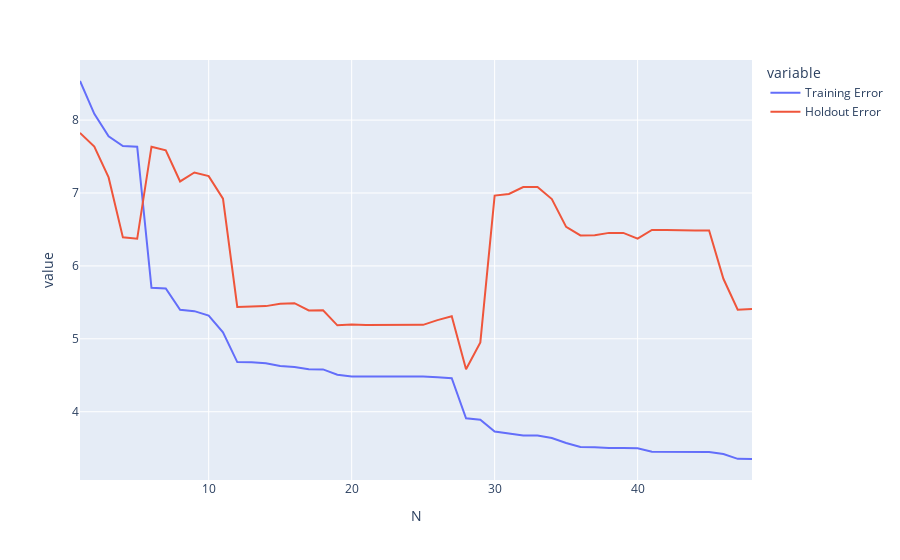

Here is the notebook cell this chart was saved with:
### Markdown cell above
If we plot the training and holdout error as we add each additional feature, our training error gets lower and lower (since our model bias is increasing), and in fact it's possible to prove with linear algebra that the training error will decrease monotonically.

By contrast, the error on unseen held out data is higher for the models with more parameters, since the lessons learned from these last 20+ features aren't actually useful when applied to unseen data. That is, these models aren't generalizable.

### Code cell
import plotly.express as px
px.line(errors_vs_N, x = "N", y = ["Training Error", "Holdout Error"])

### Figure 1 — Plotly figure (JSON) as saved in the notebook; plotly's stock layout.template omitted (floating-point values rounded to 4 significant figures)
{"data": [{"hovertemplate": "variable=Training Error<br>N=%{x}<br>value=%{y}<extra></extra>", "legendgroup": "Training Error", "line": {"color": "#636efa", "dash": "solid"}, "marker": {"symbol": "circle"}, "mode": "lines", "name": "Training Error", "orientation": "v", "showlegend": true, "type": "scatter", "x": [1, 2, 3, 4, 5, 6, 7, 8, 9, 10, 11, 12, 13, 14, 15, 16, 17, 18, 19, 20, 21, 22, 23, 24, 25, 26, 27, 28, 29, 30, 31, 32, 33, 34, 35, 36, 37, 38, 39, 40, 41, 42, 43, 44, 45, 46, 47, 48], "xaxis": "x", "y": [8.536, 8.086, 7.777, 7.644, 7.635, 5.699, 5.69, 5.399, 5.38, 5.318, 5.089, 4.68, 4.68, 4.665, 4.628, 4.613, 4.581, 4.581, 4.507, 4.483, 4.482, 4.482, 4.482, 4.482, 4.482, 4.471, 4.46, 3.909, 3.889, 3.729, 3.697, 3.673, 3.673, 3.639, 3.571, 3.516, 3.514, 3.503, 3.503, 3.498, 3.45, 3.45, 3.449, 3.449, 3.449, 3.421, 3.354, 3.351], "yaxis": "y"}, {"hovertemplate": "variable=Holdout Error<br>N=%{x}<br>value=%{y}<extra></extra>", "legendgroup": "Holdout Error", "line": {"color": "#EF553B", "dash": "solid"}, "marker": {"symbol": "circle"}, "mode": "lines", "name": "Holdout Error", "orientation": "v", "showlegend": true, "type": "scatter", "x": [1, 2, 3, 4, 5, 6, 7, 8, 9, 10, 11, 12, 13, 14, 15, 16, 17, 18, 19, 20, 21, 22, 23, 24, 25, 26, 27, 28, 29, 30, 31, 32, 33, 34, 35, 36, 37, 38, 39, 40, 41, 42, 43, 44, 45, 46, 47, 48], "xaxis": "x", "y": [7.825, 7.637, 7.214, 6.391, 6.372, 7.636, 7.586, 7.159, 7.282, 7.232, 6.923, 5.438, 5.443, 5.448, 5.48, 5.488, 5.389, 5.391, 5.185, 5.195, 5.188, 5.188, 5.188, 5.188, 5.192, 5.257, 5.308, 4.583, 4.951, 6.964, 6.986, 7.082, 7.082, 6.917, 6.535, 6.418, 6.42, 6.453, 6.453, 6.374, 6.494, 6.494, 6.487, 6.487, 6.487, 5.823, 5.399, 5.41], "yaxis": "y"}], "layout": {"autosize": true, "legend": {"title": {"text": "variable"}, "tracegroupgap": 0}, "margin": {"t": 60}, "xaxis": {"anchor": "y", "autorange": true, "domain": [0, 1], "range": [1, 48], "title": {"text": "N"}, "type": "linear"}, "yaxis": {"anchor": "x", "autorange": true, "domain": [0, 1], "range": [3.063, 8.824], "title": {"text": "value"}, "type": "linear"}}}
